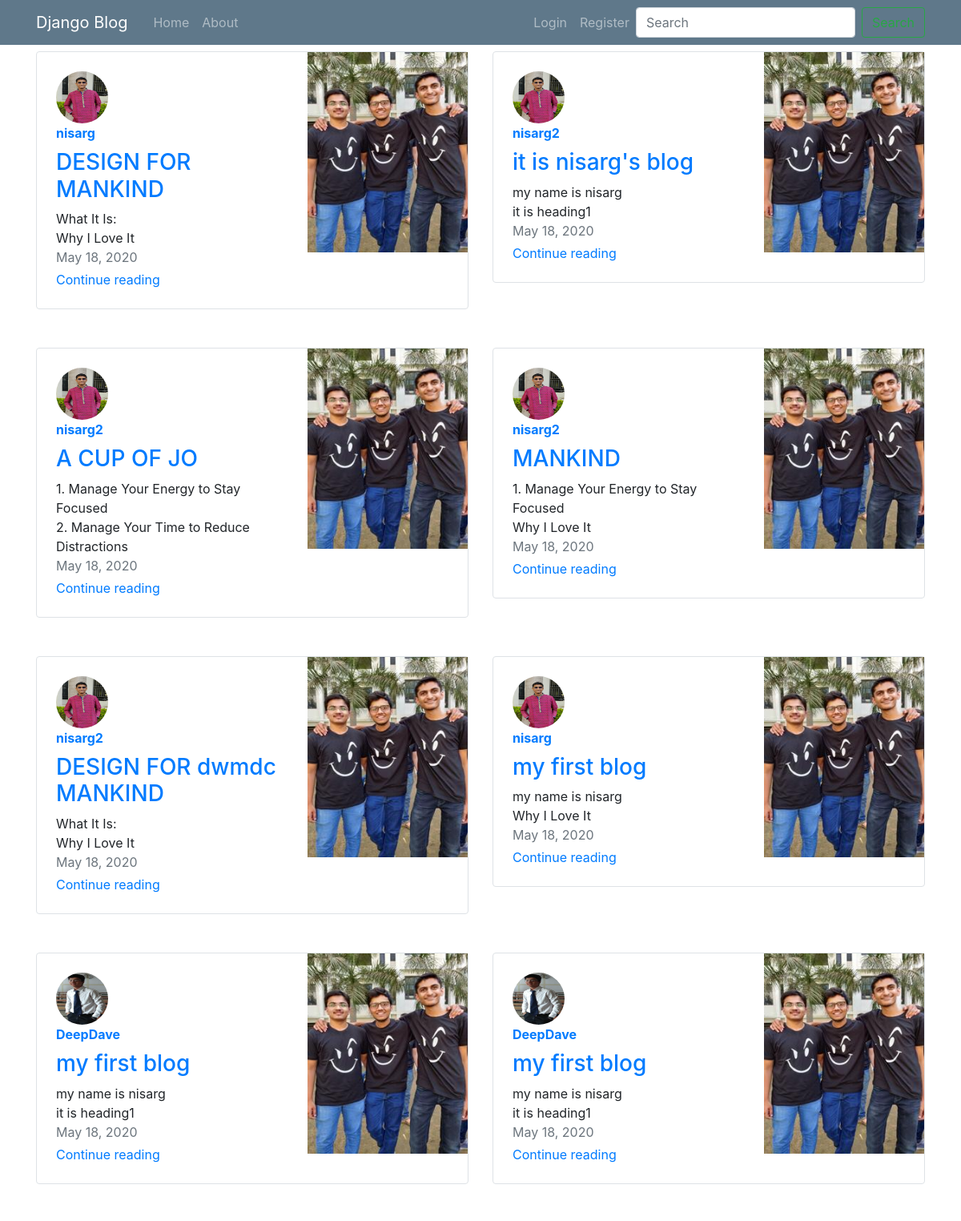
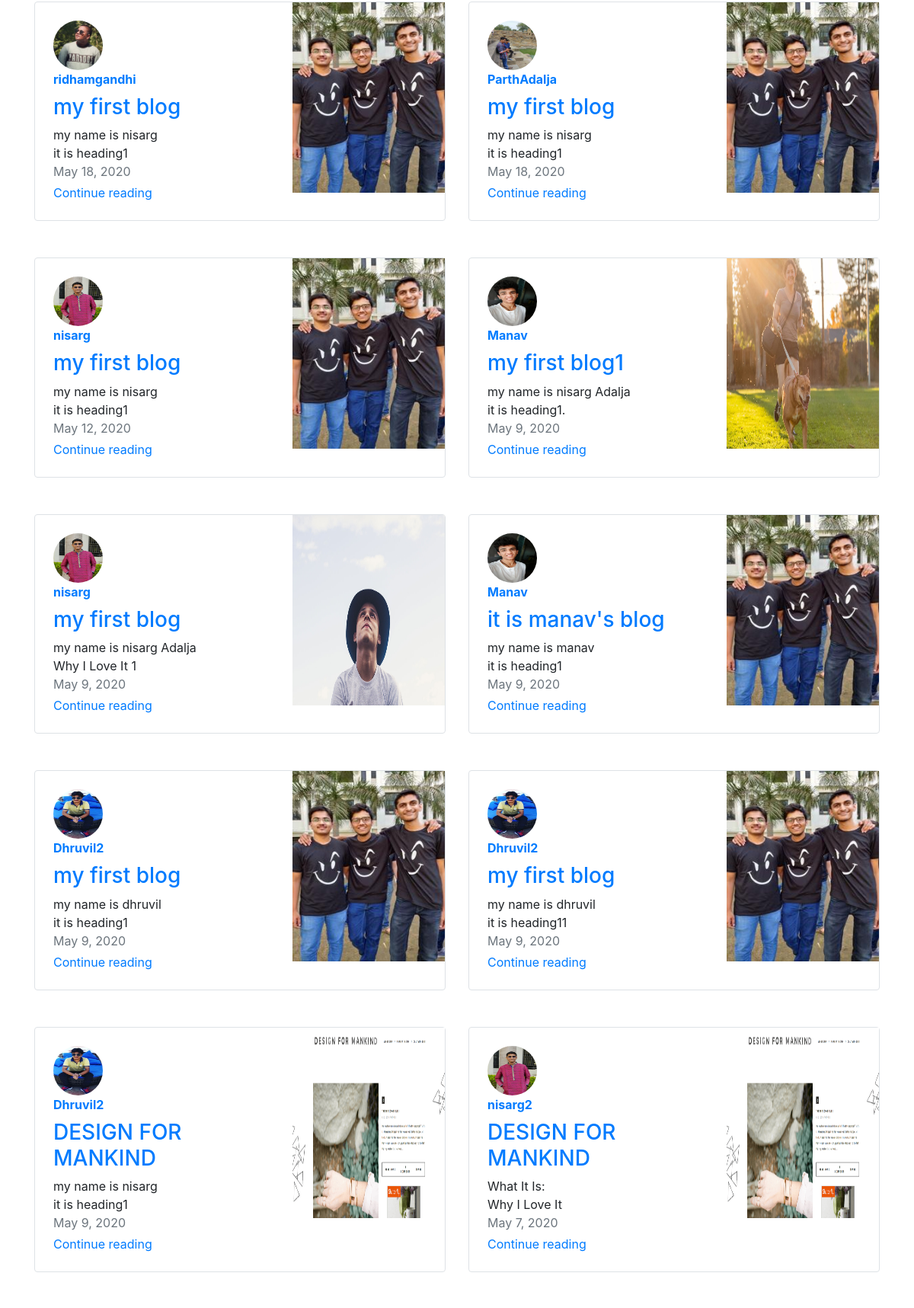
The page / (upper part) on the database its author committed (2 pictures, top to bottom).
### blog/models.py (models this page shows, shortened)
class Post(models.Model):
    title = models.CharField(max_length=50)
    head0 = models.CharField(max_length=500, default="")
    chead0 = models.CharField(max_length=5000, default="")
    head1 = models.CharField(max_length=500, default="")
    chead1 = models.CharField(max_length=5000, default="")
    head2 = models.CharField(max_length=500, default="")
    chead2 = models.CharField(max_length=5000, default="")
    pub_date = models.DateField(default=timezone.now)
    thumbnail = models.FileField(default="default.jpg",upload_to='blog/images')
    video=models.FileField(default="Default.mp4",upload_to="blog/video")
    content=models.CharField(max_length=10000,default="")
    author = models.ForeignKey(User, on_delete=models.CASCADE)

### users/models.py (models this page shows, shortened)
class Profile(models.Model):
    user = models.OneToOneField(User, on_delete=models.CASCADE)
    mobile_no=models.TextField(max_length=10,default="")
    clg_name=models.TextField(max_length=400,default="")
    degree=models.TextField(max_length=400,default="")
    skill=models.TextField(max_length=1200,default="")
    jobs=models.TextField(max_length=500,default="")
    image = models.ImageField(default='default.jpg', upload_to='blog/profile_pics')
    friends=models.TextField(max_length=5000,default="")

### blog/views.py (the view)
# urls.py: path('', PostListView.as_view(), name='blog-home'),
class PostListView(ListView):
    context = {
        'posts': Post.objects.all()
    }
    model=Post
    template_name = 'blog/home.html'
    context_object_name = 'posts' # it used to pass all posts as key and value pair of dictionary so we can use in home.html page
    ordering = ['-pub_date'] # it is columns name which you want to order base on that column

### blog/templates/blog/home.html (shortened to what this page needs)
<!DOCTYPE html>
<html>
<head>
    <link rel="stylesheet" href="https://maxcdn.bootstrapcdn.com/bootstrap/4.0.0/css/bootstrap.min.css">
</head>
<body>
    <header class="site-header">
      <nav class="navbar navbar-expand-md navbar-dark bg-steel fixed-top">
        <div class="container">
          <a class="navbar-brand mr-4" href="{% url 'blog-home' %}">Django Blog</a>
          <div class="collapse navbar-collapse" id="navbarToggle">
            <div class="navbar-nav mr-auto">
              <a class="nav-item nav-link" href="{% url 'blog-home' %}">Home</a>
              <a class="nav-item nav-link" href="{% url 'blog-about' %}">About</a>
            </div>
            <div class="navbar-nav">
              {% if user.is_authenticated %}
                <a class="nav-item nav-link" href="{% url 'post-create' %}">New Post</a>
                <a class="nav-item nav-link" href="{% url 'profile' %}">Profile</a>
                <a class="nav-item nav-link" href="{% url 'logout' %}">Logout</a>
              {% else %}
                <a class="nav-item nav-link" href="{% url 'login' %}">Login</a>
                <a class="nav-item nav-link" href="{% url 'register' %}">Register</a>
              {% endif %}
                <form method='post' action="search" class="form-inline my-2 my-lg-0">{% csrf_token %}
                    <input class="form-control mr-sm-2" type="search" placeholder="Search" aria-label="Search" name="search" id="search" onchange="search()">
                    <button class="btn btn-outline-success my-2 my-sm-0" type="submit">Search</button>
                </form>
            </div>
          </div>
        </div>
      </nav>
    </header>
    <main role="main" class="container">
      <div class="row my-2 mt-5">
    {%for item in posts%}
        <div class="col-md-6 mt-3">
            <div class="row no-gutters border rounded overflow-hidden flex-md-row mb-4 shadow-sm h-md-250 position-relative">
                <div class="col p-4 d-flex flex-column position-static">
                    <img class="rounded-circle article-img" src="{{ item.author.profile.image.url }}">
                    <a href="profile/{{item.author_id}}/"><strong class="d-inline-block mb-2 text-primary">{{item.author}}</strong></a>
                    <a href="post/{{item.id}}/" class="stretched-link"><h3 class="mb-2">{{item.title}}</h3></a>
                    <p class="card-text mb-auto">{{item.head0}}</p>
                     <p class="card-text mb-auto">{{item.head1}}</p>
                    <div class="mb-1 text-muted">{{item.pub_date}}</div>
                    <a href="post/{{item.id}}/" class="stretched-link">Continue reading</a>
                </div>
                <div class="col-auto d-none d-lg-block">
                    <img src="/media/{{item.thumbnail}}" class="bd-placeholder-img" width="200" height="250" xmlns="http://www.w3.org/2000/svg"
                        preserveAspectRatio="xMidYMid slice" focusable="false" role="img"
                        aria-label="Placeholder: Thumbnail"/>
                </div>
            </div>
        </div>
    {% if forloop.counter|divisibleby:2%}
        </div><div class="row my-2">
        {%endif%}
        {%endfor%}
    </div>
    </main>
</body>
</html>

### blog/templates/blog/home.html (style rules this page uses)
body { background: #fafafa; color: #333333; margin-top: 5rem; }
h1, h2, h3, h4, h5, h6 { color: #444444; }
.bg-steel { background-color: #5f788a; }
.site-header .navbar-nav .nav-link { color: #cbd5db; }
.article-img { height: 65px; width: 65px; margin-right: 16px; }

### rows shown on the page
Post: author.profile.image (picture), author "nisarg", title "DESIGN FOR MANKIND", head0 "What It Is:", head1 "Why I Love It", pub_date "May 18, 2020", thumbnail (placeholder picture)
Post: author.profile.image (picture), author "nisarg2", title "it is nisarg's blog", head0 "my name is nisarg", head1 "it is heading1", pub_date "May 18, 2020", thumbnail (placeholder picture)
Post: author.profile.image (picture), author "nisarg2", title "A CUP OF JO", head0 "1. Manage Your Energy to Stay Focused", head1 "2. Manage Your Time to Reduce Distractions", pub_date "May 18, 2020", thumbnail (placeholder picture)
Post: author.profile.image (picture), author "nisarg2", title "MANKIND", head0 "1. Manage Your Energy to Stay Focused", head1 "Why I Love It", pub_date "May 18, 2020", thumbnail (placeholder picture)
Post: author.profile.image (picture), author "nisarg2", title "DESIGN FOR dwmdc MANKIND", head0 "What It Is:", head1 "Why I Love It", pub_date "May 18, 2020", thumbnail (placeholder picture)
Post: author.profile.image (picture), author "nisarg", title "my first blog", head0 "my name is nisarg", head1 "Why I Love It", pub_date "May 18, 2020", thumbnail (placeholder picture)
Post: author.profile.image (picture), author "DeepDave", title "my first blog", head0 "my name is nisarg", head1 "it is heading1", pub_date "May 18, 2020", thumbnail (placeholder picture)
Post: author.profile.image (picture), author "DeepDave", title "my first blog", head0 "my name is nisarg", head1 "it is heading1", pub_date "May 18, 2020", thumbnail (placeholder picture)
Post: author.profile.image (picture), author "ridhamgandhi", title "my first blog", head0 "my name is nisarg", head1 "it is heading1", pub_date "May 18, 2020", thumbnail (placeholder picture)
Post: author.profile.image (picture), author "ParthAdalja", title "my first blog", head0 "my name is nisarg", head1 "it is heading1", pub_date "May 18, 2020", thumbnail (placeholder picture)
Post: author.profile.image (picture), author "nisarg", title "my first blog", head0 "my name is nisarg", head1 "it is heading1", pub_date "May 12, 2020", thumbnail (placeholder picture)
Post: author.profile.image (picture), author "Manav", title "my first blog1", head0 "my name is nisarg Adalja", head1 "it is heading1.", pub_date "May 9, 2020", thumbnail (picture)
Post: author.profile.image (picture), author "nisarg", title "my first blog", head0 "my name is nisarg Adalja", head1 "Why I Love It 1", pub_date "May 9, 2020", thumbnail (picture)
Post: author.profile.image (picture), author "Manav", title "it is manav's blog", head0 "my name is manav", head1 "it is heading1", pub_date "May 9, 2020", thumbnail (placeholder picture)
Post: author.profile.image (picture), author "Dhruvil2", title "my first blog", head0 "my name is dhruvil", head1 "it is heading1", pub_date "May 9, 2020", thumbnail (placeholder picture)
Post: author.profile.image (picture), author "Dhruvil2", title "my first blog", head0 "my name is dhruvil", head1 "it is heading11", pub_date "May 9, 2020", thumbnail (placeholder picture)
Post: author.profile.image (picture), author "Dhruvil2", title "DESIGN FOR MANKIND", head0 "my name is nisarg", head1 "it is heading1", pub_date "May 9, 2020", thumbnail (picture)
Post: author.profile.image (picture), author "nisarg2", title "DESIGN FOR MANKIND", head0 "What It Is:", head1 "Why I Love It", pub_date "May 7, 2020", thumbnail (picture)
